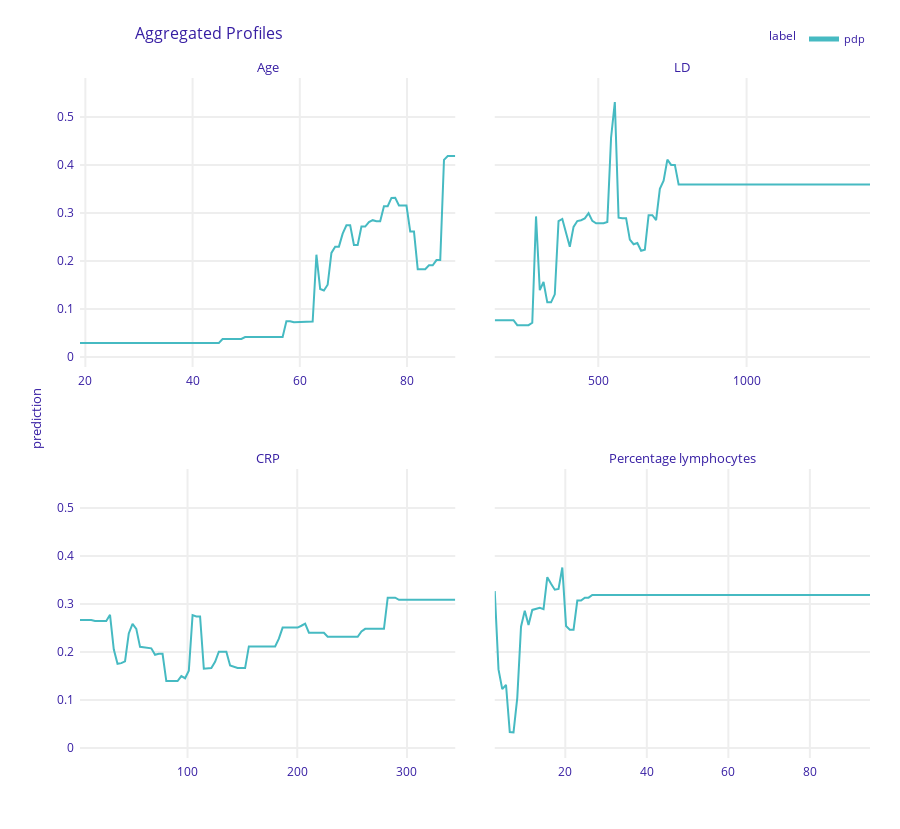

The notebook cell this image was saved under:
### Code cell
pdp_num.plot()

### Figure 1 — Plotly figure (JSON) as saved in the notebook; plotly's stock layout.template omitted (floating-point values rounded to 4 significant figures; data arrays with more than 128 entries replaced by an {"elided": "..."} marker saying what was removed)
{"data": [{"customdata": {"elided": "101x3 mixed values"}, "hovertemplate": "<b>%{hovertext}</b><br><br>prediction=%{y:.3f}<br>mean_prediction=%{customdata[0]:.3f}<extra></extra>", "hovertext": ["pdp", "pdp", "pdp", "pdp", "pdp", "pdp", "pdp", "pdp", "pdp", "pdp", "pdp", "pdp", "pdp", "pdp", "pdp", "pdp", "pdp", "pdp", "pdp", "pdp", "pdp", "pdp", "pdp", "pdp", "pdp", "pdp", "pdp", "pdp", "pdp", "pdp", "pdp", "pdp", "pdp", "pdp", "pdp", "pdp", "pdp", "pdp", "pdp", "pdp", "pdp", "pdp", "pdp", "pdp", "pdp", "pdp", "pdp", "pdp", "pdp", "pdp", "pdp", "pdp", "pdp", "pdp", "pdp", "pdp", "pdp", "pdp", "pdp", "pdp", "pdp", "pdp", "pdp", "pdp", "pdp", "pdp", "pdp", "pdp", "pdp", "pdp", "pdp", "pdp", "pdp", "pdp", "pdp", "pdp", "pdp", "pdp", "pdp", "pdp", "pdp", "pdp", "pdp", "pdp", "pdp", "pdp", "pdp", "pdp", "pdp", "pdp", "pdp", "pdp", "pdp", "pdp", "pdp", "pdp", "pdp", "pdp", "pdp", "pdp", "pdp"], "legendgroup": "pdp", "line": {"color": "#46bac2", "dash": "solid", "width": 2}, "mode": "lines", "name": "pdp", "opacity": 1, "orientation": "v", "showlegend": true, "type": "scatter", "x": [19, 19.7, 20.4, 21.1, 21.8, 22.5, 23.2, 23.9, 24.6, 25.3, 26, 26.7, 27.4, 28.1, 28.8, 29.5, 30.2, 30.9, 31.6, 32.3, 33, 33.7, 34.4, 35.1, 35.8, 36.5, 37.2, 37.9, 38.6, 39.3, 40, 40.7, 41.4, 42.1, 42.8, 43.5, 44.2, 44.9, 45.6, 46.3, 47, 47.7, 48.4, 49.1, 49.8, 50.5, 51.2, 51.9, 52.6, 53.3, 54, 54.7, 55.4, 56.1, 56.8, 57.5, 58.2, 58.9, 59.6, 60.3, 61, 61.7, 62.4, 63.1, 63.8, 64.5, 65.2, 65.9, 66.6, 67.3, 68, 68.7, 69.4, 70.1, 70.8, 71.5, 72.2, 72.9, 73.6, 74.3, 75, 75.7, 76.4, 77.1, 77.8, 78.5, 79.2, 79.9, 80.6, 81.3, 82, 82.7, 83.4, 84.1, 84.8, 85.5, 86.2, 86.9, 87.6, 88.3, 89], "xaxis": "x3", "y": [0.02944, 0.02944, 0.02944, 0.02944, 0.02944, 0.02944, 0.02944, 0.02944, 0.02944, 0.02944, 0.02944, 0.02944, 0.02944, 0.02944, 0.02944, 0.02944, 0.02944, 0.02944, 0.02944, 0.02944, 0.02944, 0.02944, 0.02944, 0.02944, 0.02944, 0.02944, 0.02944, 0.02944, 0.02944, 0.02944, 0.02944, 0.02944, 0.02944, 0.02944, 0.02944, 0.02944, 0.02944, 0.02944, 0.03768, 0.03768, 0.03768, 0.03768, 0.03768, 0.03768, 0.04156, 0.04156, 0.04156, 0.04156, 0.04156, 0.04156, 0.04156, 0.04156, 0.04156, 0.04156, 0.04156, 0.0746, 0.0746, 0.07235, 0.07235, 0.07235, 0.07235, 0.07235, 0.0738, 0.2131, 0.1419, 0.1386, 0.1506, 0.2168, 0.2299, 0.2299, 0.2569, 0.2743, 0.2743, 0.2335, 0.2335, 0.2718, 0.2718, 0.281, 0.2851, 0.283, 0.2828, 0.3141, 0.3141, 0.3315, 0.3316, 0.3156, 0.3156, 0.3156, 0.2616, 0.2616, 0.1831, 0.1831, 0.1831, 0.1912, 0.1912, 0.202, 0.202, 0.4108, 0.4187, 0.4187, 0.4187], "yaxis": "y3"}, {"customdata": {"elided": "101x3 mixed values"}, "hovertemplate": "<b>%{hovertext}</b><br><br>prediction=%{y:.3f}<br>mean_prediction=%{customdata[0]:.3f}<extra></extra>", "hovertext": ["pdp", "pdp", "pdp", "pdp", "pdp", "pdp", "pdp", "pdp", "pdp", "pdp", "pdp", "pdp", "pdp", "pdp", "pdp", "pdp", "pdp", "pdp", "pdp", "pdp", "pdp", "pdp", "pdp", "pdp", "pdp", "pdp", "pdp", "pdp", "pdp", "pdp", "pdp", "pdp", "pdp", "pdp", "pdp", "pdp", "pdp", "pdp", "pdp", "pdp", "pdp", "pdp", "pdp", "pdp", "pdp", "pdp", "pdp", "pdp", "pdp", "pdp", "pdp", "pdp", "pdp", "pdp", "pdp", "pdp", "pdp", "pdp", "pdp", "pdp", "pdp", "pdp", "pdp", "pdp", "pdp", "pdp", "pdp", "pdp", "pdp", "pdp", "pdp", "pdp", "pdp", "pdp", "pdp", "pdp", "pdp", "pdp", "pdp", "pdp", "pdp", "pdp", "pdp", "pdp", "pdp", "pdp", "pdp", "pdp", "pdp", "pdp", "pdp", "pdp", "pdp", "pdp", "pdp", "pdp", "pdp", "pdp", "pdp", "pdp", "pdp"], "legendgroup": "pdp", "line": {"color": "#46bac2", "dash": "solid", "width": 2}, "mode": "lines", "name": "pdp", "opacity": 1, "orientation": "v", "showlegend": false, "type": "scatter", "x": [151, 163.7, 176.3, 188.9, 201.6, 214.2, 226.9, 239.6, 252.2, 264.9, 277.5, 290.1, 302.8, 315.5, 328.1, 340.8, 353.4, 366.1, 378.7, 391.4, 404, 416.7, 429.3, 441.9, 454.6, 467.2, 479.9, 492.6, 505.2, 517.9, 530.5, 543.2, 555.8, 568.5, 581.1, 593.8, 606.4, 619.0, 631.7, 644.4, 657, 669.6, 682.3, 695.0, 707.6, 720.2, 732.9, 745.6, 758.2, 770.9, 783.5, 796.1, 808.8, 821.5, 834.1, 846.8, 859.4, 872.1, 884.7, 897.4, 910, 922.6, 935.3, 948.0, 960.6, 973.2, 985.9, 998.6, 1011.0, 1024.0, 1036.0, 1049.0, 1062.0, 1074.0, 1087.0, 1100.0, 1112.0, 1125.0, 1138.0, 1150.0, 1163, 1176.0, 1188.0, 1201.0, 1214.0, 1226.0, 1239.0, 1252.0, 1264.0, 1277.0, 1290.0, 1302.0, 1315.0, 1327.0, 1340.0, 1353.0, 1365.0, 1378.0, 1391.0, 1403.0, 1416], "xaxis": "x4", "y": [0.07678, 0.07678, 0.07678, 0.07678, 0.07678, 0.07678, 0.06637, 0.06637, 0.06637, 0.06637, 0.07138, 0.2929, 0.1393, 0.1563, 0.114, 0.114, 0.1306, 0.2833, 0.2876, 0.2564, 0.2298, 0.2711, 0.2832, 0.2851, 0.2888, 0.2995, 0.2835, 0.2786, 0.2786, 0.2786, 0.2812, 0.4573, 0.531, 0.2903, 0.2893, 0.2893, 0.2446, 0.235, 0.2375, 0.2215, 0.2237, 0.2953, 0.2953, 0.2852, 0.3504, 0.3672, 0.4111, 0.4002, 0.4002, 0.3594, 0.3594, 0.3594, 0.3594, 0.3594, 0.3594, 0.3594, 0.3594, 0.3594, 0.3594, 0.3594, 0.3594, 0.3594, 0.3594, 0.3594, 0.3594, 0.3594, 0.3594, 0.3594, 0.3594, 0.3594, 0.3594, 0.3594, 0.3594, 0.3594, 0.3594, 0.3594, 0.3594, 0.3594, 0.3594, 0.3594, 0.3594, 0.3594, 0.3594, 0.3594, 0.3594, 0.3594, 0.3594, 0.3594, 0.3594, 0.3594, 0.3594, 0.3594, 0.3594, 0.3594, 0.3594, 0.3594, 0.3594, 0.3594, 0.3594, 0.3594, 0.3594], "yaxis": "y4"}, {"customdata": {"elided": "101x3 mixed values"}, "hovertemplate": "<b>%{hovertext}</b><br><br>prediction=%{y:.3f}<br>mean_prediction=%{customdata[0]:.3f}<extra></extra>", "hovertext": ["pdp", "pdp", "pdp", "pdp", "pdp", "pdp", "pdp", "pdp", "pdp", "pdp", "pdp", "pdp", "pdp", "pdp", "pdp", "pdp", "pdp", "pdp", "pdp", "pdp", "pdp", "pdp", "pdp", "pdp", "pdp", "pdp", "pdp", "pdp", "pdp", "pdp", "pdp", "pdp", "pdp", "pdp", "pdp", "pdp", "pdp", "pdp", "pdp", "pdp", "pdp", "pdp", "pdp", "pdp", "pdp", "pdp", "pdp", "pdp", "pdp", "pdp", "pdp", "pdp", "pdp", "pdp", "pdp", "pdp", "pdp", "pdp", "pdp", "pdp", "pdp", "pdp", "pdp", "pdp", "pdp", "pdp", "pdp", "pdp", "pdp", "pdp", "pdp", "pdp", "pdp", "pdp", "pdp", "pdp", "pdp", "pdp", "pdp", "pdp", "pdp", "pdp", "pdp", "pdp", "pdp", "pdp", "pdp", "pdp", "pdp", "pdp", "pdp", "pdp", "pdp", "pdp", "pdp", "pdp", "pdp", "pdp", "pdp", "pdp", "pdp"], "legendgroup": "pdp", "line": {"color": "#46bac2", "dash": "solid", "width": 2}, "mode": "lines", "name": "pdp", "opacity": 1, "orientation": "v", "showlegend": false, "type": "scatter", "x": [2, 5.42, 8.84, 12.26, 15.68, 19.1, 22.52, 25.94, 29.36, 32.78, 36.2, 39.62, 43.04, 46.46, 49.88, 53.3, 56.72, 60.14, 63.56, 66.98, 70.4, 73.82, 77.24, 80.66, 84.08, 87.5, 90.92, 94.34, 97.76, 101.2, 104.6, 108.0, 111.4, 114.9, 118.3, 121.7, 125.1, 128.5, 132.0, 135.4, 138.8, 142.2, 145.6, 149.1, 152.5, 155.9, 159.3, 162.7, 166.2, 169.6, 173, 176.4, 179.8, 183.3, 186.7, 190.1, 193.5, 196.9, 200.4, 203.8, 207.2, 210.6, 214.0, 217.5, 220.9, 224.3, 227.7, 231.1, 234.6, 238.0, 241.4, 244.8, 248.2, 251.7, 255.1, 258.5, 261.9, 265.3, 268.8, 272.2, 275.6, 279.0, 282.4, 285.9, 289.3, 292.7, 296.1, 299.5, 303.0, 306.4, 309.8, 313.2, 316.6, 320.1, 323.5, 326.9, 330.3, 333.7, 337.2, 340.6, 344], "xaxis": "x", "y": [0.2668, 0.2668, 0.2668, 0.2668, 0.2646, 0.2646, 0.2646, 0.2646, 0.2775, 0.2056, 0.1756, 0.1769, 0.1805, 0.2388, 0.2586, 0.2481, 0.2108, 0.2096, 0.2096, 0.2077, 0.1942, 0.1963, 0.1963, 0.1395, 0.1395, 0.1395, 0.1395, 0.1498, 0.1454, 0.1611, 0.2769, 0.2742, 0.2742, 0.1652, 0.1666, 0.1666, 0.1796, 0.2006, 0.2006, 0.2006, 0.1718, 0.1686, 0.1666, 0.1666, 0.1666, 0.2116, 0.2116, 0.2116, 0.2116, 0.2116, 0.2116, 0.2116, 0.2116, 0.2279, 0.251, 0.251, 0.251, 0.251, 0.251, 0.2547, 0.2591, 0.2402, 0.2402, 0.2402, 0.2402, 0.2402, 0.2319, 0.2319, 0.2319, 0.2319, 0.2319, 0.2319, 0.2319, 0.2319, 0.2319, 0.243, 0.2483, 0.2483, 0.2483, 0.2483, 0.2483, 0.2483, 0.3131, 0.3131, 0.3131, 0.3087, 0.3087, 0.3087, 0.3087, 0.3087, 0.3087, 0.3087, 0.3087, 0.3087, 0.3087, 0.3087, 0.3087, 0.3087, 0.3087, 0.3087, 0.3087], "yaxis": "y"}, {"customdata": {"elided": "101x3 mixed values"}, "hovertemplate": "<b>%{hovertext}</b><br><br>prediction=%{y:.3f}<br>mean_prediction=%{customdata[0]:.3f}<extra></extra>", "hovertext": ["pdp", "pdp", "pdp", "pdp", "pdp", "pdp", "pdp", "pdp", "pdp", "pdp", "pdp", "pdp", "pdp", "pdp", "pdp", "pdp", "pdp", "pdp", "pdp", "pdp", "pdp", "pdp", "pdp", "pdp", "pdp", "pdp", "pdp", "pdp", "pdp", "pdp", "pdp", "pdp", "pdp", "pdp", "pdp", "pdp", "pdp", "pdp", "pdp", "pdp", "pdp", "pdp", "pdp", "pdp", "pdp", "pdp", "pdp", "pdp", "pdp", "pdp", "pdp", "pdp", "pdp", "pdp", "pdp", "pdp", "pdp", "pdp", "pdp", "pdp", "pdp", "pdp", "pdp", "pdp", "pdp", "pdp", "pdp", "pdp", "pdp", "pdp", "pdp", "pdp", "pdp", "pdp", "pdp", "pdp", "pdp", "pdp", "pdp", "pdp", "pdp", "pdp", "pdp", "pdp", "pdp", "pdp", "pdp", "pdp", "pdp", "pdp", "pdp", "pdp", "pdp", "pdp", "pdp", "pdp", "pdp", "pdp", "pdp", "pdp", "pdp"], "legendgroup": "pdp", "line": {"color": "#46bac2", "dash": "solid", "width": 2}, "mode": "lines", "name": "pdp", "opacity": 1, "orientation": "v", "showlegend": false, "type": "scatter", "x": [2.692, 3.613, 4.533, 5.454, 6.375, 7.295, 8.216, 9.136, 10.06, 10.98, 11.9, 12.82, 13.74, 14.66, 15.58, 16.5, 17.42, 18.34, 19.26, 20.18, 21.1, 22.02, 22.95, 23.87, 24.79, 25.71, 26.63, 27.55, 28.47, 29.39, 30.31, 31.23, 32.15, 33.07, 33.99, 34.91, 35.83, 36.75, 37.67, 38.6, 39.52, 40.44, 41.36, 42.28, 43.2, 44.12, 45.04, 45.96, 46.88, 47.8, 48.72, 49.64, 50.56, 51.48, 52.4, 53.32, 54.25, 55.17, 56.09, 57.01, 57.93, 58.85, 59.77, 60.69, 61.61, 62.53, 63.45, 64.37, 65.29, 66.21, 67.13, 68.05, 68.97, 69.9, 70.82, 71.74, 72.66, 73.58, 74.5, 75.42, 76.34, 77.26, 78.18, 79.1, 80.02, 80.94, 81.86, 82.78, 83.7, 84.62, 85.55, 86.47, 87.39, 88.31, 89.23, 90.15, 91.07, 91.99, 92.91, 93.83, 94.75], "xaxis": "x2", "y": [0.3268, 0.1638, 0.1226, 0.1318, 0.03347, 0.03277, 0.1045, 0.2526, 0.2862, 0.2562, 0.2877, 0.2891, 0.2919, 0.2894, 0.3559, 0.3421, 0.3298, 0.3315, 0.3761, 0.2541, 0.2464, 0.2464, 0.3071, 0.3071, 0.3133, 0.3133, 0.319, 0.319, 0.319, 0.319, 0.319, 0.319, 0.319, 0.319, 0.319, 0.319, 0.319, 0.319, 0.319, 0.319, 0.319, 0.319, 0.319, 0.319, 0.319, 0.319, 0.319, 0.319, 0.319, 0.319, 0.319, 0.319, 0.319, 0.319, 0.319, 0.319, 0.319, 0.319, 0.319, 0.319, 0.319, 0.319, 0.319, 0.319, 0.319, 0.319, 0.319, 0.319, 0.319, 0.319, 0.319, 0.319, 0.319, 0.319, 0.319, 0.319, 0.319, 0.319, 0.319, 0.319, 0.319, 0.319, 0.319, 0.319, 0.319, 0.319, 0.319, 0.319, 0.319, 0.319, 0.319, 0.319, 0.319, 0.319, 0.319, 0.319, 0.319, 0.319, 0.319, 0.319, 0.319], "yaxis": "y2"}], "layout": {"annotations": [{"font": {"size": 13}, "showarrow": false, "text": "CRP", "x": 0.2375, "xanchor": "center", "xref": "paper", "y": 0.425, "yanchor": "bottom", "yref": "paper"}, {"font": {"size": 13}, "showarrow": false, "text": "Percentage lymphocytes", "x": 0.7625, "xanchor": "center", "xref": "paper", "y": 0.425, "yanchor": "bottom", "yref": "paper"}, {"font": {"size": 13}, "showarrow": false, "text": "Age", "x": 0.2375, "xanchor": "center", "xref": "paper", "y": 1, "yanchor": "bottom", "yref": "paper"}, {"font": {"size": 13}, "showarrow": false, "text": "LD", "x": 0.7625, "xanchor": "center", "xref": "paper", "y": 1, "yanchor": "bottom", "yref": "paper"}, {"font": {"size": 13}, "showarrow": false, "text": "prediction", "textangle": -90, "x": -0.07, "xref": "paper", "y": 0.5, "yref": "paper"}], "font": {"color": "#371ea3"}, "height": 829, "hovermode": "x unified", "legend": {"font": {"size": 11}, "itemsizing": "constant", "orientation": "h", "title": {"font": {"size": 12}, "text": "label"}, "tracegroupgap": 0, "x": 1, "xanchor": "right", "y": 1.036, "yanchor": "bottom"}, "margin": {"b": 71, "r": 30, "t": 78}, "title": {"font": {"size": 16}, "text": "Aggregated Profiles", "x": 0.15}, "xaxis": {"anchor": "y", "automargin": true, "domain": [0, 0.475], "fixedrange": true, "gridwidth": 2, "showticklabels": true, "tickcolor": "white", "ticklen": 3, "ticks": "outside", "title": {"text": ""}, "type": "linear", "zeroline": false}, "xaxis2": {"anchor": "y2", "automargin": true, "domain": [0.525, 1], "fixedrange": true, "gridwidth": 2, "showticklabels": true, "tickcolor": "white", "ticklen": 3, "ticks": "outside", "title": {"text": ""}, "type": "linear", "zeroline": false}, "xaxis3": {"anchor": "y3", "automargin": true, "domain": [0, 0.475], "fixedrange": true, "gridwidth": 2, "showticklabels": true, "tickcolor": "white", "ticklen": 3, "ticks": "outside", "title": {"text": ""}, "type": "linear", "zeroline": false}, "xaxis4": {"anchor": "y4", "automargin": true, "domain": [0.525, 1], "fixedrange": true, "gridwidth": 2, "showticklabels": true, "tickcolor": "white", "ticklen": 3, "ticks": "outside", "title": {"text": ""}, "type": "linear", "zeroline": false}, "yaxis": {"anchor": "x", "automargin": true, "domain": [0, 0.425], "fixedrange": true, "gridwidth": 2, "range": [-0.02072, 0.5812], "tickcolor": "white", "ticklen": 3, "ticks": "outside", "title": {"text": ""}, "type": "linear", "zeroline": false}, "yaxis2": {"anchor": "x2", "automargin": true, "domain": [0, 0.425], "fixedrange": true, "gridwidth": 2, "matches": "y", "range": [-0.02072, 0.5812], "showticklabels": false, "tickcolor": "white", "ticklen": 3, "ticks": "outside", "title": {"text": ""}, "type": "linear", "zeroline": false}, "yaxis3": {"anchor": "x3", "automargin": true, "domain": [0.575, 1], "fixedrange": true, "gridwidth": 2, "matches": "y", "range": [-0.02072, 0.5812], "tickcolor": "white", "ticklen": 3, "ticks": "outside", "title": {"text": ""}, "type": "linear", "zeroline": false}, "yaxis4": {"anchor": "x4", "automargin": true, "domain": [0.575, 1], "fixedrange": true, "gridwidth": 2, "matches": "y", "range": [-0.02072, 0.5812], "showticklabels": false, "tickcolor": "white", "ticklen": 3, "ticks": "outside", "title": {"text": ""}, "type": "linear", "zeroline": false}}}
